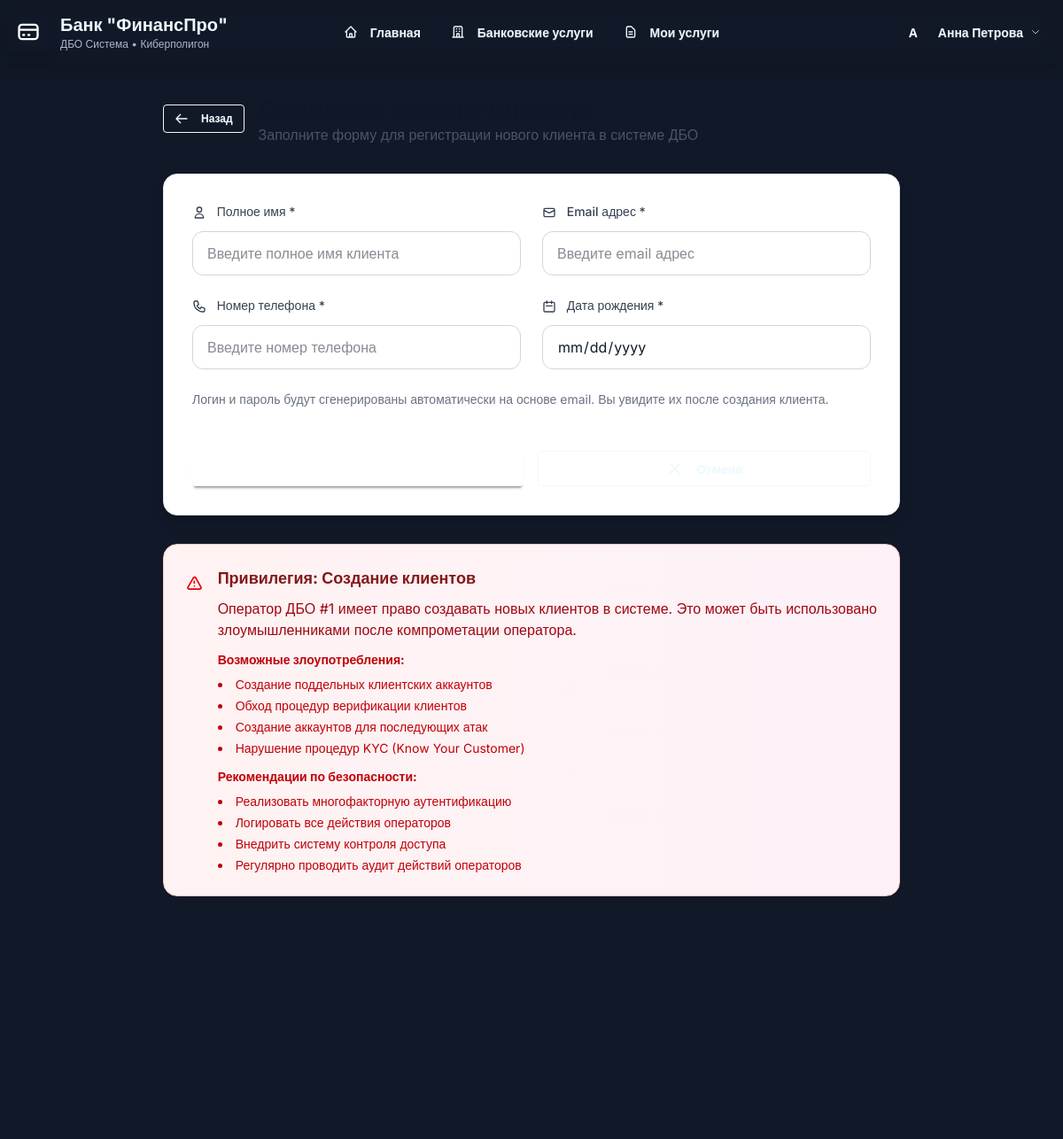
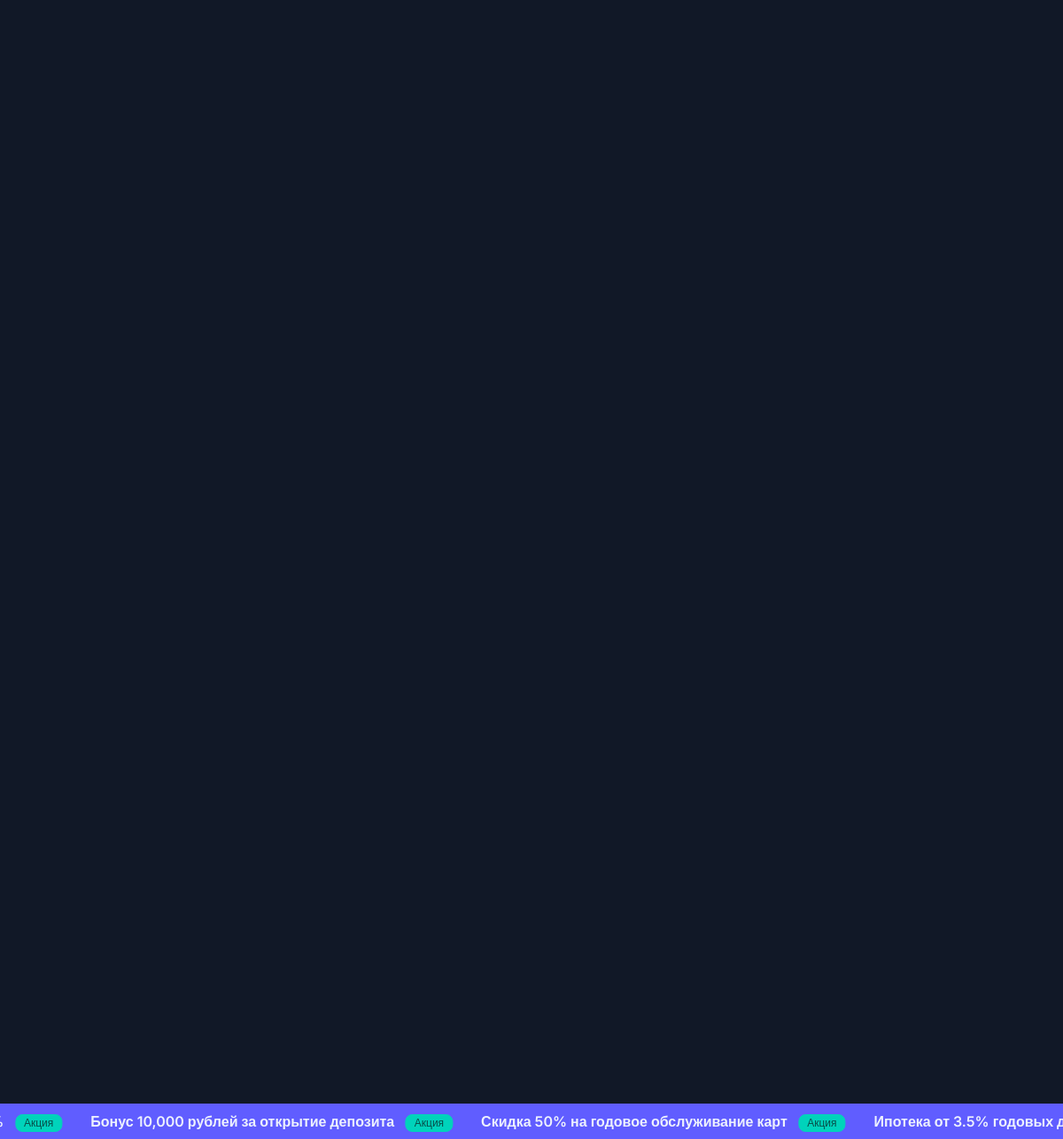
Screenshot of /create-client/ (signed in) with the database file from the repository (2 pictures, top to bottom).
### dbo/models.py (models this page shows, shortened)
class News(models.Model):
    title = models.CharField(max_length=200, verbose_name="Заголовок новости")
    content = models.TextField(verbose_name="Содержание новости")
    category = models.CharField(max_length=50, choices=[
        ('general', 'Общие новости'),
        ('rates', 'Курсы валют'),
        ('promotions', 'Акции и предложения'),
        ('security', 'Безопасность'),
        ('services', 'Новые услуги'),
    ], default='general', verbose_name="Категория")
    priority = models.IntegerField(default=1, verbose_name="Приоритет (1-5)")
    is_active = models.BooleanField(default=True, verbose_name="Активна")
    created_at = models.DateTimeField(auto_now_add=True, verbose_name="Дата создания")
    updated_at = models.DateTimeField(auto_now=True, verbose_name="Дата обновления")
    class Meta:
        verbose_name = "Новость"
        verbose_name_plural = "Новости"
        ordering = ['-priority', '-created_at']

### dbo/views.py (the view, shortened to what this page needs)
# urls.py: path("create-client/", views.create_client, name="create_client"),
@login_required
def create_client(request):
    try:
        operator = Operator.objects.get(user=request.user, operator_type='client_service')
    except Operator.DoesNotExist:
        messages.error(request, 'Доступ запрещен. Требуются права оператора ДБО #1.')
        return redirect('home')
    return render(request, 'create_client.html')

### dbo/templates/create_client.html (shortened to what this page needs)
{% extends 'base.html' %}
{% block content %}
<div class="max-w-4xl mx-auto px-4 sm:px-6 lg:px-8 py-8">
    <div class="mb-8">
        <div class="flex items-center space-x-4">
            <a href="{% url 'operator1_dashboard' %}" class="btn btn-outline btn-sm">
                <svg class="w-4 h-4 mr-2" fill="none" stroke="currentColor" viewBox="0 0 24 24">
                    <path stroke-linecap="round" stroke-linejoin="round" stroke-width="2" d="M10 19l-7-7m0 0l7-7m-7 7h18"></path>
                </svg>
                Назад
            </a>
            <div>
                <h1 class="text-3xl font-bold text-gray-900 dark:text-white">Создание нового клиента</h1>
                <p class="text-gray-600 dark:text-gray-300">Заполните форму для регистрации нового клиента в системе ДБО</p>
            </div>
        </div>
    </div>
    <div class="card-hover bg-white dark:bg-gray-800 rounded-2xl p-8 shadow-lg border border-gray-200 dark:border-gray-700">
        <form method="post" class="space-y-6">
            <div class="grid grid-cols-1 md:grid-cols-2 gap-6">
                <div>
                    <label class="block text-sm font-medium text-gray-700 dark:text-gray-300 mb-3">
                        <svg class="w-4 h-4 inline mr-2" fill="none" stroke="currentColor" viewBox="0 0 24 24">
                            <path stroke-linecap="round" stroke-linejoin="round" stroke-width="2" d="M16 7a4 4 0 11-8 0 4 4 0 018 0zM12 14a7 7 0 00-7 7h14a7 7 0 00-7-7z"></path>
                        </svg>
                        Полное имя *
                    </label>
                    <input type="text" name="full_name" placeholder="Введите полное имя клиента"
                           class="w-full px-4 py-3 border border-gray-300 dark:border-gray-600 rounded-xl bg-white dark:bg-gray-700 text-gray-900 dark:text-white focus:ring-2 focus:ring-blue-500 focus:border-transparent transition-all duration-200"
                           required>
                </div>
                <div>
                    <label class="block text-sm font-medium text-gray-700 dark:text-gray-300 mb-3">
                        <svg class="w-4 h-4 inline mr-2" fill="none" stroke="currentColor" viewBox="0 0 24 24">
                            <path stroke-linecap="round" stroke-linejoin="round" stroke-width="2" d="M3 8l7.89 4.26a2 2 0 002.22 0L21 8M5 19h14a2 2 0 002-2V7a2 2 0 00-2-2H5a2 2 0 00-2 2v10a2 2 0 002 2z"></path>
                        </svg>
                        Email адрес *
                    </label>
                    <input type="email" name="email" placeholder="Введите email адрес"
                           class="w-full px-4 py-3 border border-gray-300 dark:border-gray-600 rounded-xl bg-white dark:bg-gray-700 text-gray-900 dark:text-white focus:ring-2 focus:ring-blue-500 focus:border-transparent transition-all duration-200"
                           required>
                </div>
                <div>
                    <label class="block text-sm font-medium text-gray-700 dark:text-gray-300 mb-3">
                        Номер телефона *
                    </label>
                    <input type="tel" name="phone" placeholder="Введите номер телефона"
                           class="w-full px-4 py-3 border border-gray-300 dark:border-gray-600 rounded-xl bg-white dark:bg-gray-700 text-gray-900 dark:text-white focus:ring-2 focus:ring-blue-500 focus:border-transparent transition-all duration-200"
                           required>
                </div>
                <div>
                    <label class="block text-sm font-medium text-gray-700 dark:text-gray-300 mb-3">
                        <svg class="w-4 h-4 inline mr-2" fill="none" stroke="currentColor" viewBox="0 0 24 24">
                            <path stroke-linecap="round" stroke-linejoin="round" stroke-width="2" d="M8 7V3m8 4V3m-9 8h10M5 21h14a2 2 0 002-2V7a2 2 0 00-2-2H5a2 2 0 00-2 2v12a2 2 0 002 2z"></path>
                        </svg>
                        Дата рождения *
                    </label>
                    <input type="date" name="date_of_birth"
                           class="w-full px-4 py-3 border border-gray-300 dark:border-gray-600 rounded-xl bg-white dark:bg-gray-700 text-gray-900 dark:text-white focus:ring-2 focus:ring-blue-500 focus:border-transparent transition-all duration-200"
                           required>
                </div>
            </div>
            <div class="text-sm text-gray-500 dark:text-gray-400">
                Логин и пароль будут сгенерированы автоматически на основе email. Вы увидите их после создания клиента.
            </div>
            <div class="flex flex-col sm:flex-row gap-4 pt-6">
                <button type="submit" class="btn btn-modern flex-1">
                    <svg class="w-5 h-5 mr-2" fill="none" stroke="currentColor" viewBox="0 0 24 24">
                        <path stroke-linecap="round" stroke-linejoin="round" stroke-width="2" d="M12 6v6m0 0v6m0-6h6m-6 0H6"></path>
                    </svg>
                </button>
                <a href="{% url 'operator1_dashboard' %}" class="btn btn-outline flex-1">
                    <svg class="w-5 h-5 mr-2" fill="none" stroke="currentColor" viewBox="0 0 24 24">
                        <path stroke-linecap="round" stroke-linejoin="round" stroke-width="2" d="M6 18L18 6M6 6l12 12"></path>
                    </svg>
                </a>
            </div>
        </form>
    </div>
    <div class="mt-8">
        <div class="card-hover bg-gradient-to-r from-red-50 to-pink-50 dark:from-red-900/20 dark:to-pink-900/20 rounded-2xl p-6 border border-red-200 dark:border-red-800">
            <div class="flex items-start">
                <div>
                    <h3 class="text-lg font-bold text-red-900 dark:text-red-100 mb-2">Привилегия: Создание клиентов</h3>
                    <p class="text-red-800 dark:text-red-200 mb-3">
                        Оператор ДБО #1 имеет право создавать новых клиентов в системе.
                        Это может быть использовано злоумышленниками после компрометации оператора.
                    </p>
                    <div class="text-sm text-red-700 dark:text-red-300">
                        <p><strong>Возможные злоупотребления:</strong></p>
                        <ul class="list-disc list-inside space-y-1 mt-2">
                            <li>Создание поддельных клиентских аккаунтов</li>
                            <li>Обход процедур верификации клиентов</li>
                            <li>Создание аккаунтов для последующих атак</li>
                            <li>Нарушение процедур KYC (Know Your Customer)</li>
                        </ul>
                        <p class="mt-3"><strong>Рекомендации по безопасности:</strong></p>
                        <ul class="list-disc list-inside space-y-1 mt-2">
                            <li>Реализовать многофакторную аутентификацию</li>
                            <li>Логировать все действия операторов</li>
                            <li>Внедрить систему контроля доступа</li>
                            <li>Регулярно проводить аудит действий операторов</li>
                        </ul>
                    </div>
                </div>
            </div>
        </div>
    </div>
</div>
{% endblock %}

### dbo/templates/base.html (shortened to what this page needs)
{% load static %}
<!DOCTYPE html>
<html lang="ru" data-theme="dark">
<head>
    <link href="https://cdn.jsdelivr.net/npm/daisyui@5" rel="stylesheet" type="text/css" />
    <script src="https://cdn.jsdelivr.net/npm/@tailwindcss/browser@4"></script>
</head>
<body class="text-base-content transition-colors duration-300 min-h-screen">
    <div class="navbar bg-base-200 shadow-lg sticky top-0 z-50">
        <div class="navbar-start">
            <div class="flex items-center space-x-3">
                <div class="avatar">
                    <div class="w-12 rounded-xl bg-gradient-to-r from-primary to-secondary shadow-lg">
                        <div class="flex items-center justify-center h-full">
                            <svg class="w-7 h-7 text-white" fill="none" stroke="currentColor" viewBox="0 0 24 24">
                                <path stroke-linecap="round" stroke-linejoin="round" stroke-width="2" d="M3 10h18M7 15h1m4 0h1m-7 4h12a3 3 0 003-3V8a3 3 0 00-3-3H6a3 3 0 00-3 3v8a3 3 0 003 3z"></path>
                            </svg>
                        </div>
                    </div>
                </div>
                <div>
                    <h1 class="text-xl font-bold text-base-content">Банк "ФинансПро"</h1>
                    <p class="text-xs text-base-content/70">ДБО Система • Киберполигон</p>
                </div>
            </div>
        </div>
        <div class="navbar-center hidden lg:flex">
            <ul class="menu menu-horizontal px-1">
                <li><a href="{% url 'home' %}" class="btn btn-ghost">
                    <svg class="w-4 h-4 mr-2" fill="none" stroke="currentColor" viewBox="0 0 24 24">
                        <path stroke-linecap="round" stroke-linejoin="round" stroke-width="2" d="M3 12l2-2m0 0l7-7 7 7M5 10v10a1 1 0 001 1h3m10-11l2 2m-2-2v10a1 1 0 01-1 1h-3m-6 0a1 1 0 001-1v-4a1 1 0 011-1h2a1 1 0 011 1v4a1 1 0 001 1m-6 0h6"></path>
                    </svg>
                    Главная
                </a></li>
                <li><a href="{% url 'banking_services' %}" class="btn btn-ghost">
                    <svg class="w-4 h-4 mr-2" fill="none" stroke="currentColor" viewBox="0 0 24 24">
                        <path stroke-linecap="round" stroke-linejoin="round" stroke-width="2" d="M19 21V5a2 2 0 00-2-2H7a2 2 0 00-2 2v16m14 0h2m-2 0h-5m-9 0H3m2 0h5M9 7h1m-1 4h1m4-4h1m-1 4h1m-5 10v-5a1 1 0 011-1h2a1 1 0 011 1v5m-4 0h4"></path>
                    </svg>
                    Банковские услуги
                </a></li>
                {% if request.user.is_authenticated %}
                <li><a href="{% url 'my_services' %}" class="btn btn-ghost">
                    <svg class="w-4 h-4 mr-2" fill="none" stroke="currentColor" viewBox="0 0 24 24">
                        <path stroke-linecap="round" stroke-linejoin="round" stroke-width="2" d="M9 12h6m-6 4h6m2 5H7a2 2 0 01-2-2V5a2 2 0 012-2h5.586a1 1 0 01.707.293l5.414 5.414a1 1 0 01.293.707V19a2 2 0 01-2 2z"></path>
                    </svg>
                    Мои услуги
                </a></li>
                {% endif %}
            </ul>
        </div>
        <div class="navbar-end">
            <div class="flex items-center space-x-4">
                {% if user.is_authenticated %}
                    <div class="dropdown dropdown-end">
                        <div tabindex="0" role="button" class="btn btn-ghost gap-2">
                            <div class="avatar">
                                <div class="w-10 rounded-full bg-gradient-to-r from-primary to-secondary">
                                    <div class="flex items-center justify-center h-full">
                                        <span class="text-white font-bold">{{ user_display_initial|default:user.username|first|upper }}</span>
                                    </div>
                                </div>
                            </div>
                            <span class="hidden md:inline">{{ user_display_name|default:user.username }}</span>
                            <svg class="w-3 h-3 opacity-70" fill="none" stroke="currentColor" viewBox="0 0 24 24">
                                <path stroke-linecap="round" stroke-linejoin="round" stroke-width="2" d="M19 9l-7 7-7-7"/>
                            </svg>
                        </div>
                    </div>
                {% endif %}
            </div>
        </div>
    </div>
    <main class="min-h-screen pb-16">
        {% block content %}{% endblock %}
    </main>
    {% if news_ticker %}
    <div id="news-ticker" class="bg-primary text-primary-content py-2 overflow-hidden fixed bottom-0 left-0 right-0 z-50">
        <div id="news-ticker-track" class="flex animate-marquee-slow">
            {% for news in news_ticker %}
            <div class="flex-shrink-0 mr-8 whitespace-nowrap">
                <span class="font-semibold text-base">{{ news.title }}</span>
                {% if news.category == 'rates' %}
                    <span class="badge badge-sm badge-secondary ml-2">Курсы</span>
                {% elif news.category == 'promotions' %}
                    <span class="badge badge-sm badge-accent ml-2">Акция</span>
                {% elif news.category == 'security' %}
                    <span class="badge badge-sm badge-error ml-2">Безопасность</span>
                {% elif news.category == 'services' %}
                    <span class="badge badge-sm badge-info ml-2">Услуги</span>
                {% elif news.category == 'general' %}
                    <span class="badge badge-sm badge-neutral ml-2">Новости</span>
                {% endif %}
            </div>
            {% endfor %}
        </div>
    </div>
    {% endif %}

### dbo/templates/base.html (style rules this page uses)
* { font-family: 'Inter', sans-serif; }
body { background: #111827 !important; }
.card-hover { transition: all 0.3s ease; }
.btn-modern { background: linear-gradient(135deg, hsl(var(--p)) 0%, hsl(var(--s)) 100%); border: none; color: white; font-weight: 500; transition: all 0.3s ease; }
.navbar { backdrop-filter: blur(10px); background: hsl(var(--b2) / 0.8); border-bottom: 1px solid hsl(var(--b3)); }
.avatar { transition: all 0.3s ease; }
.btn { transition: all 0.3s ease; }
.menu li > * { transition: all 0.3s ease; }
svg { transition: all 0.3s ease; }
* { transition: background-color 0.3s ease, border-color 0.3s ease, color 0.3s ease; }

### rows the page displays
News: category "Акция"
News: title "Бонус 10,000 рублей за открытие депозита", category "Акция"
News: title "Скидка 50% на годовое обслуживание карт", category "Акция"
News: title "Ипотека от 3.5% годовых…"

### other values shown
{{ user_display_initial|default:user.username|first|upper }} "А"
{{ user_display_name|default:user.username }} "Анна Петрова"
